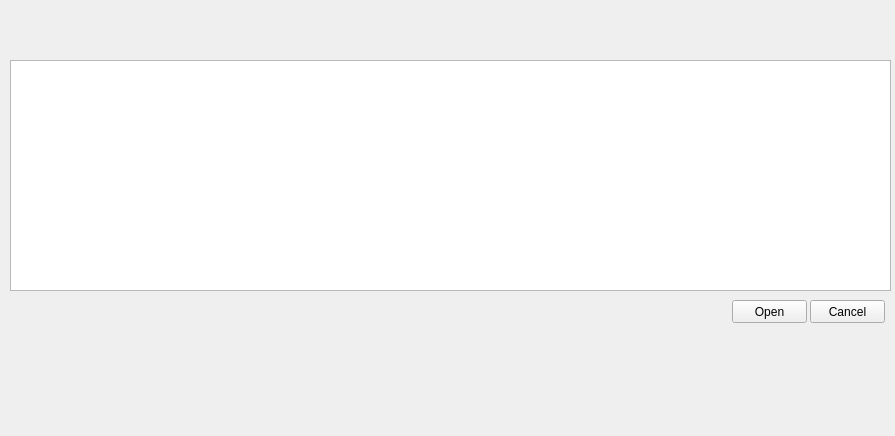
<?xml version="1.0" encoding="UTF-8"?>
<ui version="4.0">
 <class>FileSystemDialog</class>
 <widget class="QWidget" name="FileSystemDialog">
  <property name="geometry">
   <rect>
    <x>0</x>
    <y>0</y>
    <width>895</width>
    <height>436</height>
   </rect>
  </property>
  <property name="windowTitle">
   <string>Form</string>
  </property>
  <widget class="QTreeView" name="fileSystemView">
   <property name="geometry">
    <rect>
     <x>10</x>
     <y>60</y>
     <width>881</width>
     <height>231</height>
    </rect>
   </property>
  </widget>
  <widget class="QPushButton" name="cancelButton">
   <property name="geometry">
    <rect>
     <x>810</x>
     <y>300</y>
     <width>75</width>
     <height>23</height>
    </rect>
   </property>
   <property name="text">
    <string>Cancel</string>
   </property>
  </widget>
  <widget class="QPushButton" name="openButton_2">
   <property name="geometry">
    <rect>
     <x>732</x>
     <y>300</y>
     <width>75</width>
     <height>23</height>
    </rect>
   </property>
   <property name="text">
    <string>Open</string>
   </property>
  </widget>
 </widget>
 <resources/>
 <connections/>
</ui>
